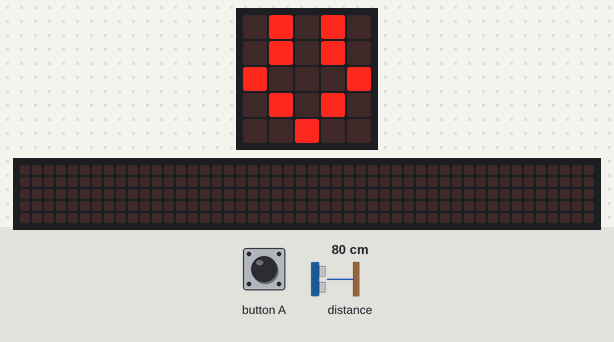
Recording of a program running on a simulated Calliope mini (MakeCode). On the bench: the board's 5×5 LED display, a strip that is not on the board, showing the scrolling text unrolled. The test bench sets the inputs (shaded band); at power-on: distance to the obstacle 80 cm. The 48×5 strip is a reading aid, not a part: it shows the text the display is scrolling, unrolled, one strip-width of it at a time.

Above: at 0.1 s.
1.3 s: button A pressed for 1.5 s
At 2.3 s:
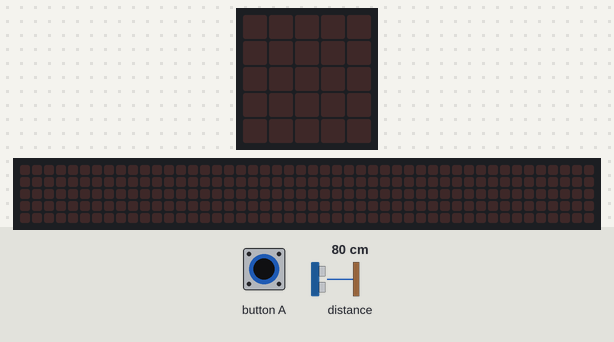
At 2.9 s:
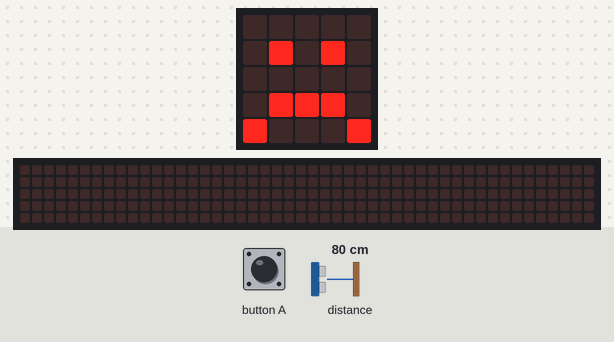
4.8 s: button A pressed for 3.2 s
At 7.74 s:
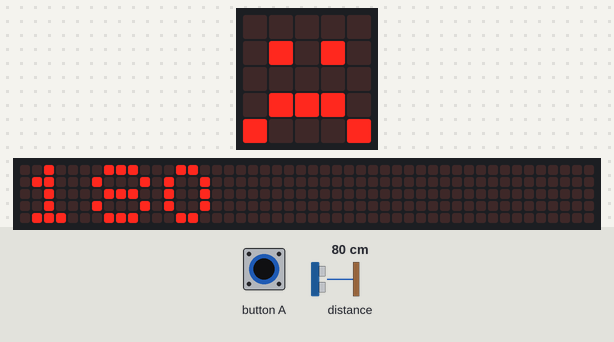
Timing chart, 0 to 9.2 s (numbered marks = the images above; inputs shaded):
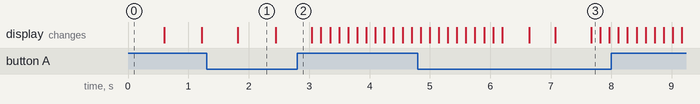

Measured:
- after the input at 1.3 s, the display: first differs from a run without the input after 1.1 s (image 2)
- after the input at 4.8 s, the display: first differs from a run without the input after 2.3 s (image 3 shows a later state)
- what the display in image 1 shows lasts 0.6 s, from 1.8 s to 2.4 s

The program:

main.ts
```typescript
let abstand = 0
basic.forever(function () {
    abstand = 100
    if (input.buttonIsPressed(Button.A)) {
        abstand += grove.measureInCentimeters(DigitalPin.C16)
        if (abstand < 30) {
            music.playTone(262, music.beat(BeatFraction.Whole))
        } else {
            basic.showIcon(IconNames.Sad)
        }
        basic.showNumber(abstand)
        basic.showLeds(`
            . . . . .
            . . . . .
            . . . . .
            . . . . .
            . . . . .
            `)
    } else {
        basic.showLeds(`
            . # . # .
            . # . # .
            # . . . #
            . # . # .
            . . # . .
            `)
        basic.pause(200)
        basic.showLeds(`
            . . . . .
            . . . . .
            . . . . .
            . . . . .
            . . . . .
            `)
        basic.pause(200)
    }
})
```

test.ts
```typescript
// Hier kann man Tests durchführen; diese Datei wird nicht kompiliert, wenn dieses Paket als Erweiterung verwendet wird.
```
